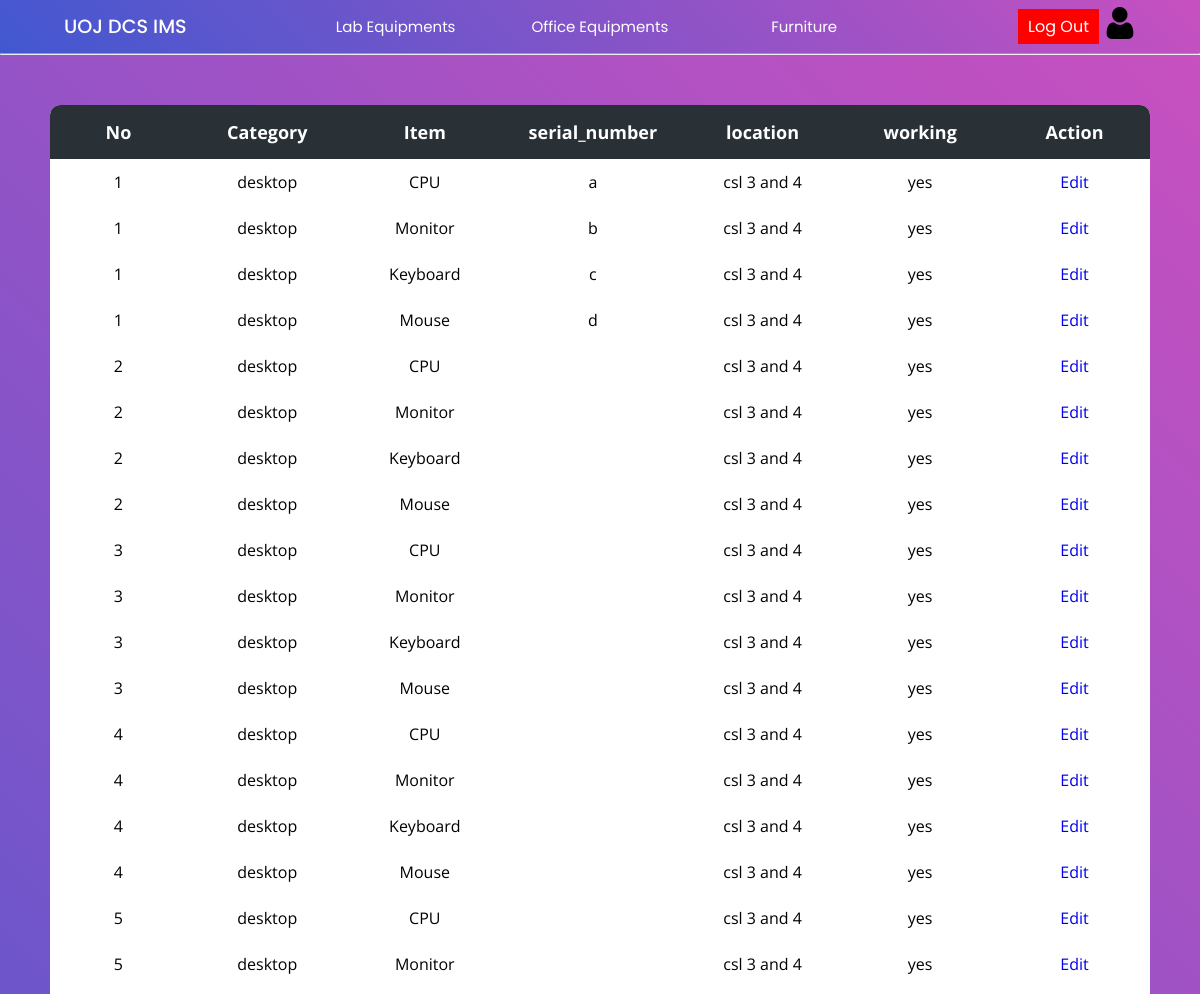
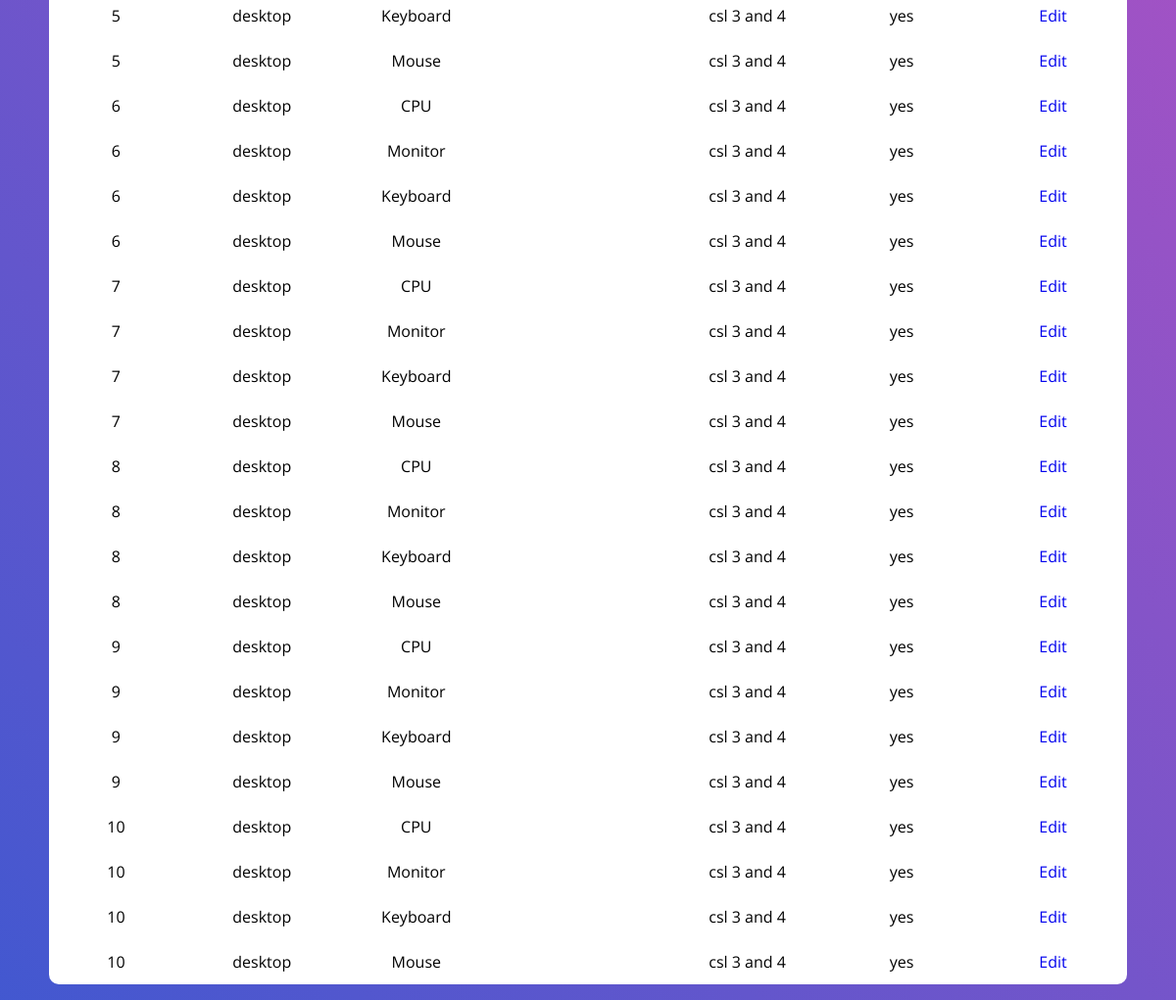
The app's page /Project/lab/labItems.php?searchItems=true&id=125 (signed in) with its own data (2 pictures, top to bottom).
### tables this page shows
CREATE TABLE `items` (
  `invoice_id` int(11) NOT NULL,
  `set_id` int(11) NOT NULL,
  `category` varchar(100) NOT NULL,
  `item` varchar(50) NOT NULL,
  `serial_number` varchar(30) NOT NULL,
  `location` varchar(100) NOT NULL,
  `working` varchar(3) NOT NULL
);

### Project/lab/labItems.php (the view, shortened to what this page needs)
<?php
    include("../config/connection.php");
?>
<!DOCTYPE html>
<html lang="en">
<head>
    <link rel="stylesheet" href="../css/lab.css">
    <link rel="stylesheet" href="../css/main.css">
</head>
<body>
    <?php include("../header/header.php");?> <hr>
    <div class="main-container">
        <?php
            if(isset($_GET['searchItems'])){
                $id = $_GET['id'];
                $query = "SELECT * FROM items WHERE invoice_id = $id";
                $result = mysqli_query($con,$query);
                if(mysqli_num_rows($result) > 0){
        ?>
        <div class="table-con">
        <table>
                <thead>
                    <tr>
                        <th>No</th>
                        <th>Category</th>
                        <th>Item</th>
                        <th>serial_number</th>
                        <th>location</th>
                        <th>working</th>
                        <th>Action</th>
                    </tr>
                </thead>
                <tbody>
                    <?php
                        while($row = mysqli_fetch_array($result)) {
                    ?>
                        <tr>
                            <td><?php echo $row['set_id']?></a></td>
                            <td><?php echo $row['category']?></a></td>
                            <td><?php echo $row['item']?></td>
                            <td><?php echo $row['serial_number']?></td>
                            <td><?php echo $row['location']?></td>
                            <td><?php echo $row['working']?></td>
                            <td>
                                <a href="updateItems.php?id=<?php echo $row['invoice_id'] ?>&setid=<?php echo $row['set_id']?>&item=<?php echo $row['item'];?>" >Edit</a>
                            </td>
                        </tr>
                    <?php
                        }
                }
            }
        ?>
            </tbody>
        </table>
    </div>
    </div>
</body>
</html>

### Project/css/lab.css (style rules this page uses)
.main-container { padding: 50px; min-height: 100vh; height: fit-content; background: linear-gradient(-135deg,#c850c0,#4158d0); }
table { border-collapse: collapse; border-radius: 10px; overflow: hidden; max-width: 100%; margin: 0 auto; position: relative; }
.table-con { border-collapse: collapse; background: #fff; border-radius: 10px; width: auto; margin:auto; position: relative; font-family: 'Open Sans'; text-align: center; background: #fff; }
th { width: 200px; font-size:18px; background: #293036; color: white; padding: 15px; }
td { padding: 12px; }

### Project/css/main.css (style rules this page uses)
* { margin: 0; padding: 0; text-decoration: none; box-sizing: border-box; }
:root { --bg-gradient:linear-gradient(-135deg,#c850c0,#4158d0); --bg-gray:#e6e6e6; --text-color:#666; --inp-color:#57b846; }
body { font-family: 'Poppins', sans-serif; }

### Project/css/header.css (style rules this page uses)
* { margin: 0; padding: 0; text-decoration: none; box-sizing: border-box; }
:root { --bg-gradient:linear-gradient(-135deg,#c850c0,#4158d0); --bg-gray:#e6e6e6; --text-color:#666; --inp-color:#57b846; }
body { font-family: 'Poppins', sans-serif; }

### records on screen
items: set "1", category "desktop", item "CPU", serial_number "a", location "csl 3 and 4", working "yes"
items: set "1", category "desktop", item "Monitor", serial_number "b", location "csl 3 and 4", working "yes"
items: set "1", category "desktop", item "Keyboard", serial_number "c", location "csl 3 and 4", working "yes"
items: set "1", category "desktop", item "Mouse", serial_number "d", location "csl 3 and 4", working "yes"
items: set "2", category "desktop", item "CPU", location "csl 3 and 4", working "yes"
items: set "2", category "desktop", item "Monitor", location "csl 3 and 4", working "yes"
items: set "2", category "desktop", item "Keyboard", location "csl 3 and 4", working "yes"
items: set "2", category "desktop", item "Mouse", location "csl 3 and 4", working "yes"
items: set "3", category "desktop", item "CPU", location "csl 3 and 4", working "yes"
items: set "3", category "desktop", item "Monitor", location "csl 3 and 4", working "yes"
items: set "3", category "desktop", item "Keyboard", location "csl 3 and 4", working "yes"
items: set "3", category "desktop", item "Mouse", location "csl 3 and 4", working "yes"
items: set "4", category "desktop", item "CPU", location "csl 3 and 4", working "yes"
items: set "4", category "desktop", item "Monitor", location "csl 3 and 4", working "yes"
items: set "4", category "desktop", item "Keyboard", location "csl 3 and 4", working "yes"
items: set "4", category "desktop", item "Mouse", location "csl 3 and 4", working "yes"
items: set "5", category "desktop", item "CPU", location "csl 3 and 4", working "yes"
items: set "5", category "desktop", item "Monitor", location "csl 3 and 4", working "yes"
items: set "5", category "desktop", item "Keyboard", location "csl 3 and 4", working "yes"
items: set "5", category "desktop", item "Mouse", location "csl 3 and 4", working "yes"
items: set "6", category "desktop", item "CPU", location "csl 3 and 4", working "yes"
items: set "6", category "desktop", item "Monitor", location "csl 3 and 4", working "yes"
items: set "6", category "desktop", item "Keyboard", location "csl 3 and 4", working "yes"
items: set "6", category "desktop", item "Mouse", location "csl 3 and 4", working "yes"
items: set "7", category "desktop", item "CPU", location "csl 3 and 4", working "yes"
items: set "7", category "desktop", item "Monitor", location "csl 3 and 4", working "yes"
items: set "7", category "desktop", item "Keyboard", location "csl 3 and 4", working "yes"
items: set "7", category "desktop", item "Mouse", location "csl 3 and 4", working "yes"
items: set "8", category "desktop", item "CPU", location "csl 3 and 4", working "yes"
items: set "8", category "desktop", item "Monitor", location "csl 3 and 4", working "yes"
items: set "8", category "desktop", item "Keyboard", location "csl 3 and 4", working "yes"
items: set "8", category "desktop", item "Mouse", location "csl 3 and 4", working "yes"
items: set "9", category "desktop", item "CPU", location "csl 3 and 4", working "yes"
items: set "9", category "desktop", item "Monitor", location "csl 3 and 4", working "yes"
items: set "9", category "desktop", item "Keyboard", location "csl 3 and 4", working "yes"
items: set "9", category "desktop", item "Mouse", location "csl 3 and 4", working "yes"
items: set "10", category "desktop", item "CPU", location "csl 3 and 4", working "yes"
items: set "10", category "desktop", item "Monitor", location "csl 3 and 4", working "yes"
items: set "10", category "desktop", item "Keyboard", location "csl 3 and 4", working "yes"
items: set "10", category "desktop", item "Mouse", location "csl 3 and 4", working "yes"
